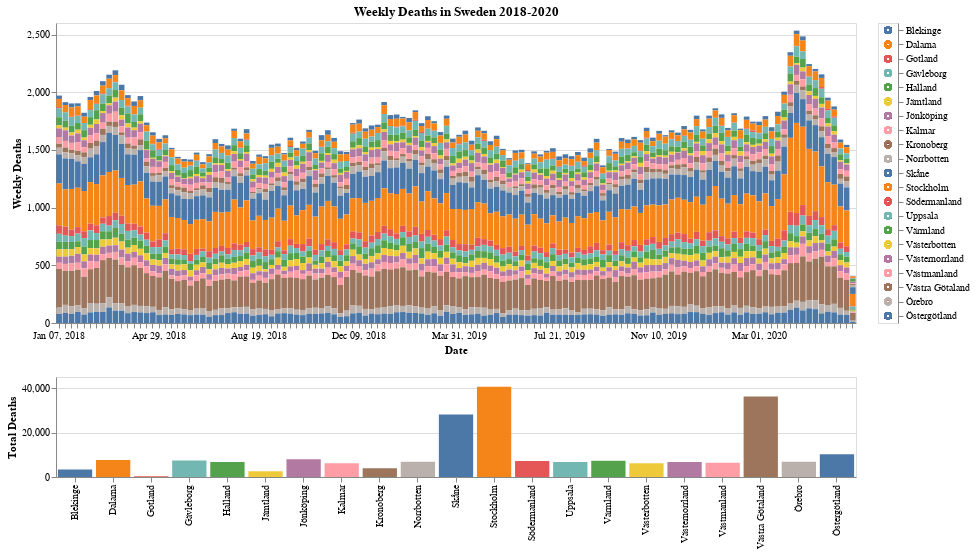

Notebook code for this chart:
### Code cell
df = weekly

click = alt.selection_multi(encodings=['color'])
brush = alt.selection_interval(encodings=['x'])

bars = alt.Chart(
    df,
    width=800,
    title="Weekly Deaths in Sweden 2018-2020"
).mark_bar(
).encode(
    alt.X('yearmonthdate(date):O', title='Date'),
    alt.Y('sum(deaths):Q', title="Weekly Deaths"),
    color=alt.Color('county:N', legend=None),
    opacity=alt.condition(brush, alt.value(1), alt.value(0.2)),
    tooltip=['county', 'deaths', 'date'],
).add_selection(
    brush
).transform_filter(
    click
).interactive()

county_list = alt.Chart(
    df,
    width=800,
    height=100
).mark_bar(
).encode(
    x=alt.X('county:N', title=''),
    y=alt.Y('sum(deaths)', title='Total Deaths'),
    opacity=alt.condition(click, alt.value(1), alt.value(0.2)),
    color='county',
    tooltip=['sum(deaths)']
).add_selection(
    click
).transform_filter(
    brush
)

legend = alt.Chart(df, height=300).mark_point().encode(
    y=alt.Y('county:N', axis=alt.Axis(orient='right'), title=None),
    color=alt.condition(click, 'county', alt.value('lightgray')),
).add_selection(
    click
).interactive()

chart = bars & county_list | legend
chart

### Figure 1 — Vega-Lite specification as saved in the notebook (floating-point values rounded to 4 significant figures; data arrays with more than 128 entries replaced by an {"elided": "..."} marker saying what was removed)
{"config": {"view": {"continuousWidth": 400, "continuousHeight": 300}}, "hconcat": [{"vconcat": [{"mark": "bar", "encoding": {"color": {"type": "nominal", "field": "county", "legend": null}, "opacity": {"condition": {"value": 1, "selection": "selector010"}, "value": 0.2}, "tooltip": [{"type": "nominal", "field": "county"}, {"type": "quantitative", "field": "deaths"}, {"type": "temporal", "field": "date"}], "x": {"type": "ordinal", "field": "date", "timeUnit": "yearmonthdate", "title": "Date"}, "y": {"type": "quantitative", "aggregate": "sum", "field": "deaths", "title": "Weekly Deaths"}}, "selection": {"selector010": {"type": "interval", "encodings": ["x"]}, "selector011": {"type": "interval", "bind": "scales", "encodings": ["x", "y"]}}, "title": "Weekly Deaths in Sweden 2018-2020", "transform": [{"filter": {"selection": "selector009"}}], "width": 800}, {"mark": "bar", "encoding": {"color": {"type": "nominal", "field": "county"}, "opacity": {"condition": {"value": 1, "selection": "selector009"}, "value": 0.2}, "tooltip": [{"type": "quantitative", "aggregate": "sum", "field": "deaths"}], "x": {"type": "nominal", "field": "county", "title": ""}, "y": {"type": "quantitative", "aggregate": "sum", "field": "deaths", "title": "Total Deaths"}}, "height": 100, "selection": {"selector009": {"type": "multi", "encodings": ["color"]}}, "transform": [{"filter": {"selection": "selector010"}}], "width": 800}]}, {"mark": "point", "encoding": {"color": {"condition": {"type": "nominal", "field": "county", "selection": "selector009"}, "value": "lightgray"}, "y": {"type": "nominal", "axis": {"orient": "right"}, "field": "county", "title": null}}, "height": 300, "selection": {"selector009": {"type": "multi", "encodings": ["color"]}, "selector012": {"type": "interval", "bind": "scales", "encodings": ["x", "y"]}}}], "data": {"name": "data-74ed167ab42328412b225ebaf2825ecc"}, "$schema": "https://vega.github.io/schema/vega-lite/v4.8.1.json", "datasets": {"data-74ed167ab42328412b225ebaf2825ecc": {"elided": "2688 records"}}}
